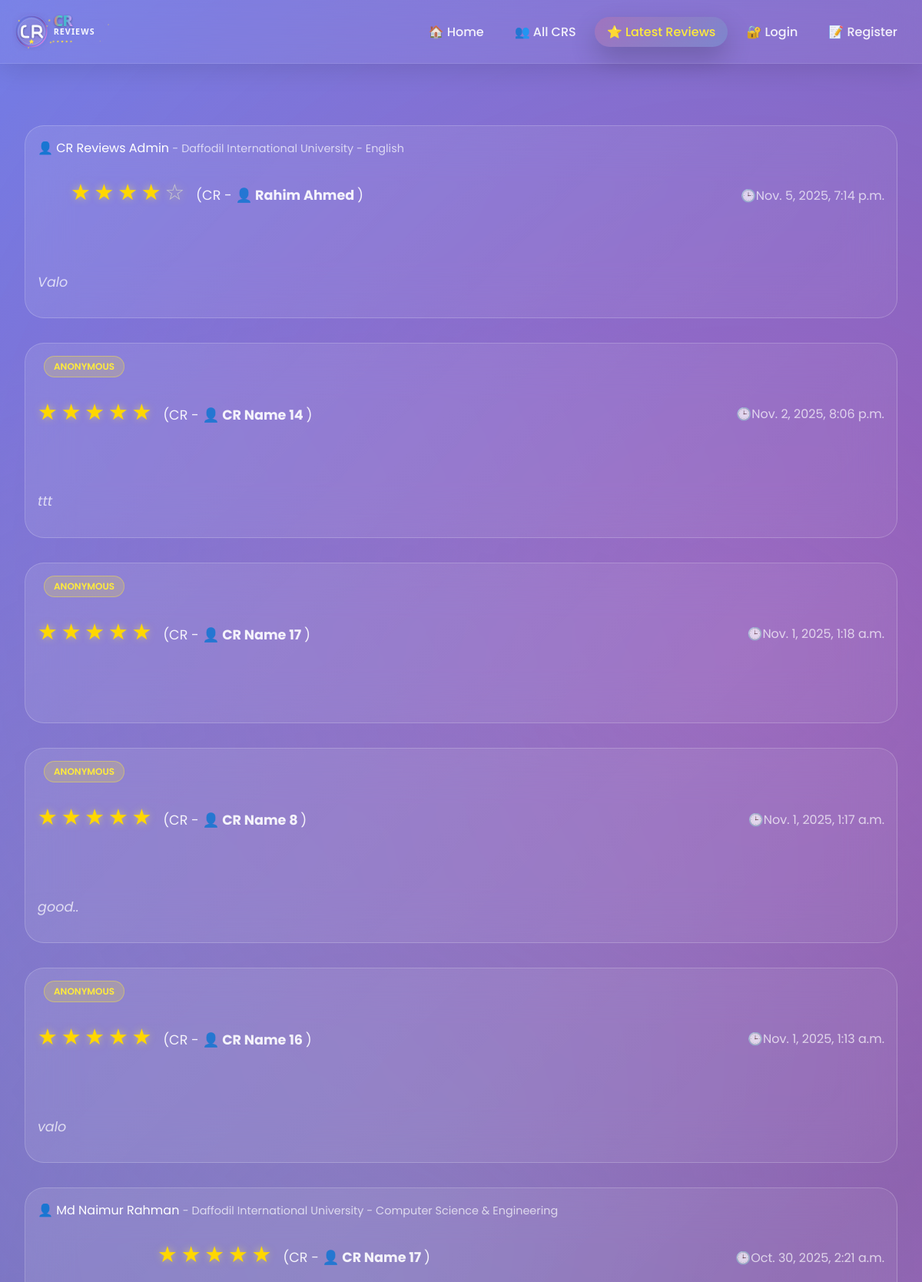
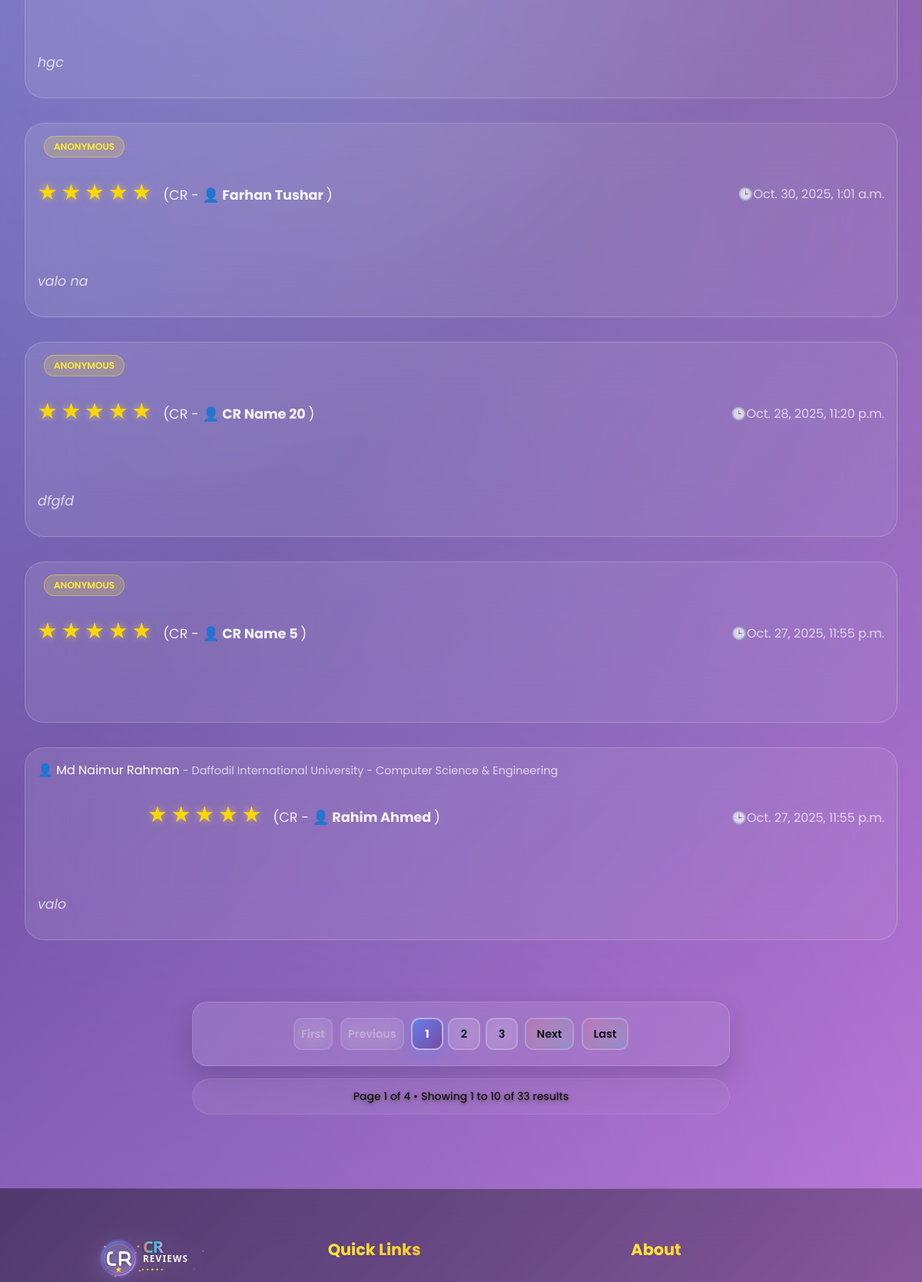
The app's page /latest_reviews/ (upper part), older data (2 pictures, top to bottom).
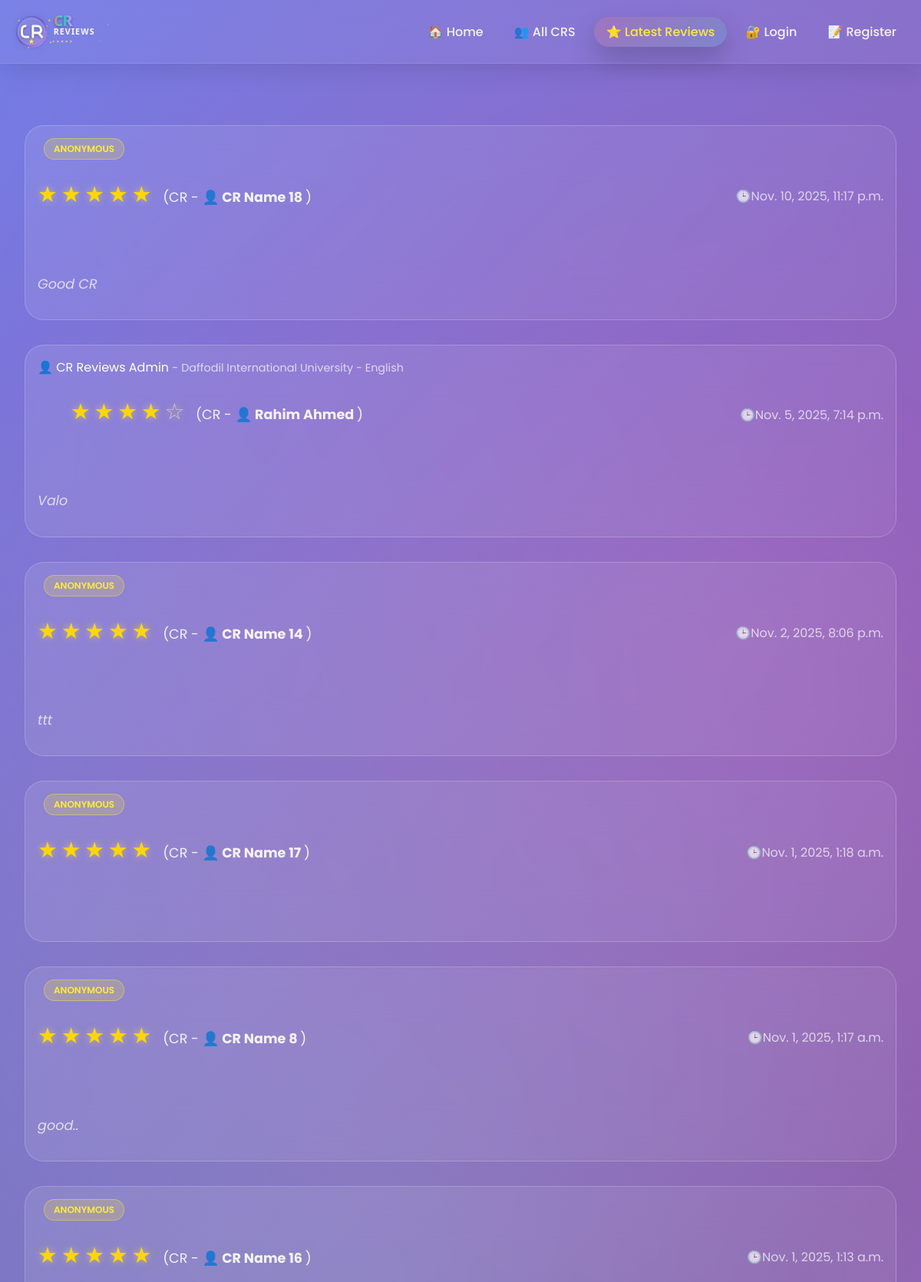
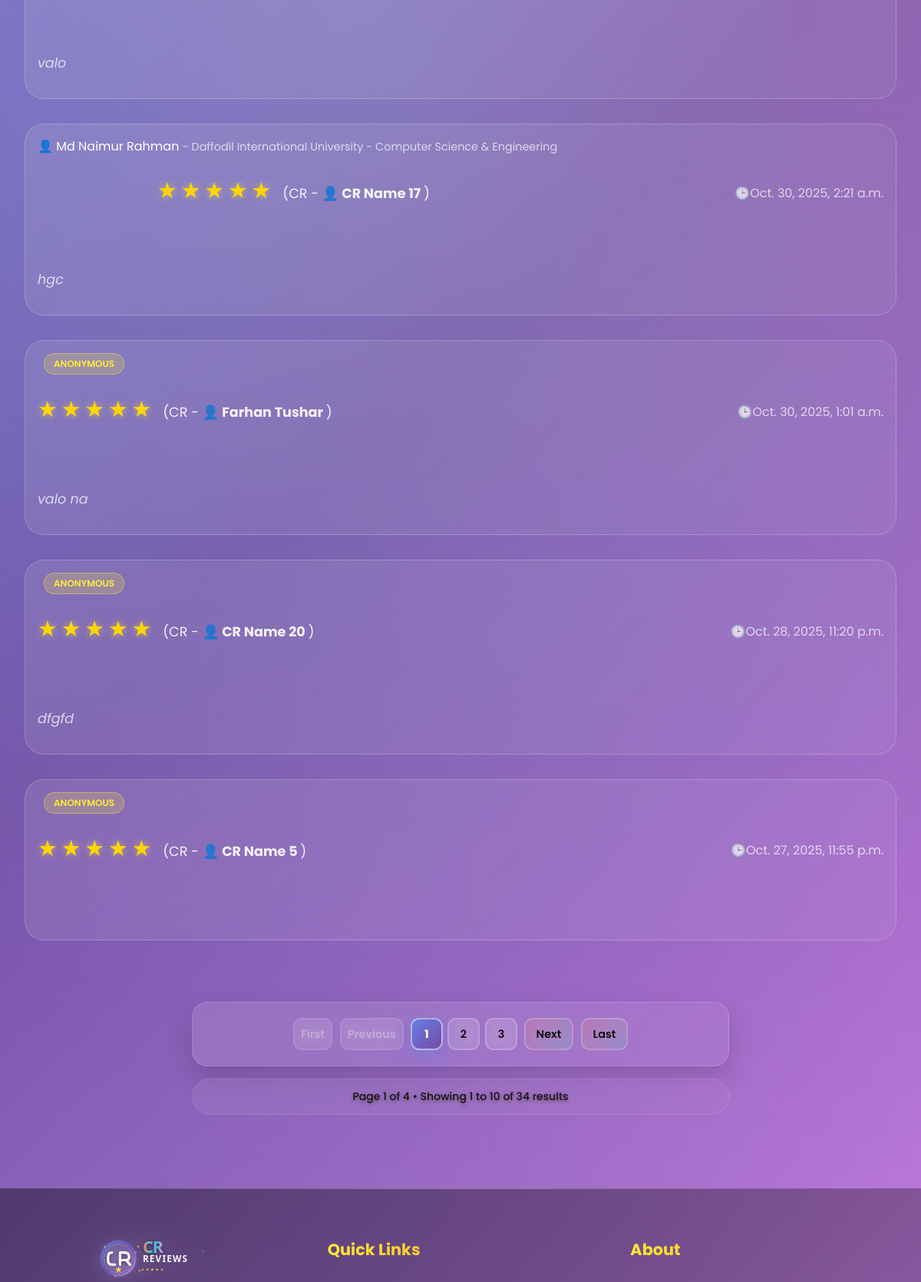
The same page, newer data (2 pictures, top to bottom).
### cr/models.py (models this page shows, shortened)
class Review(models.Model):
    user = models.ForeignKey('userprofile.User', on_delete=models.CASCADE, related_name='userreviews')
    cr_profile = models.ForeignKey(CrProfile, on_delete=models.CASCADE, related_name='cr_reviews')
    rating = models.PositiveSmallIntegerField()
    description = models.TextField(blank=True, null=True)
    is_anonymous = models.BooleanField(default=False)
    anonymous_name = models.CharField(max_length=100, blank=True, null=True)
    is_approved = models.BooleanField(default=True)  # Auto-approve non-anonymous
    reviewed_by = models.ForeignKey(
        'userprofile.User',
        on_delete=models.SET_NULL,
        null=True,
        blank=True,
        related_name='reviewed_reviews',
        help_text="Admin who approved/rejected this review"
    )
    reviewed_at = models.DateTimeField(null=True, blank=True)
    slug = models.SlugField(unique=True, blank=True)
    created_at = models.DateTimeField(auto_now_add=True)
    updated_at = models.DateTimeField(auto_now=True)
    deleted_at = models.DateTimeField(blank=True, null=True)
    class Meta:
        unique_together = [['user', 'cr_profile']]
        ordering = ['-created_at']

class University(models.Model):
    Public = "Public"
    Private = "Private"
    university_type = [
        (Public,"Public"),
        (Private,"Private"),
    ]
    title =models.CharField(max_length=100,unique=True,blank=False,null=False)
    type =models.CharField(max_length=100,choices=university_type)
    address=models.CharField(max_length=150, blank=True, null=True)
    slug=models.SlugField(blank=True,unique=True)
    created_at=models.DateTimeField(auto_now_add=True)
    updated_at=models.DateTimeField(auto_now=True)
    daleted_at=models.DateTimeField(auto_now=True,blank=True,null=True)
    def __str__(self):
        return self.title

class Department(models.Model):
    title=models.CharField(max_length=50,unique=True,blank=False,null=False)
    code=models.CharField(max_length=50,unique=True,blank=True,null=True)
    slug=models.SlugField(blank=True,unique=True)
    created_at=models.DateTimeField(auto_now_add=True)
    updated_at=models.DateTimeField(auto_now=True)
    daleted_at=models.DateTimeField(auto_now=True,blank=True,null=True)
    def __str__(self):
        return self.title

class CrProfile(models.Model):
    user=models.OneToOneField('userprofile.User', on_delete=models.CASCADE,related_name='user_profile')
    university=models.ForeignKey(University, on_delete=models.CASCADE,related_name='university_crs')
    department=models.ForeignKey(Department, on_delete=models.CASCADE,related_name='department_crs')
    cr_status = models.CharField(
    max_length=20,
    choices=[('Present', 'Present CR'), ('Former', 'Former CR')],
    default='Present'
    )
    profile_picture = models.ImageField(upload_to='cr_profile_pictures/', blank=True, null=True)
    name = models.CharField(max_length=100)
    gender = models.CharField(choices=[('M', 'Male'), ('F', 'Female')], max_length=1)
    email = models.EmailField(blank=True, null=True)
    phone = models.CharField(max_length=30, blank=True, null=True)
    st_id = models.CharField(max_length=50, unique=True)
    batch = models.CharField(max_length=20)
    dept_batch = models.CharField(max_length=20 , blank=True, null=True)
    section = models.CharField(max_length=10)
    bio = models.TextField(blank=True, null=True)
    date_of_birth = models.DateField(blank=True, null=True)
    slug = models.SlugField(unique=True, blank=True)
    facebook_url = models.URLField(default='https://www.facebook.com/')
    instagram_url = models.URLField(default='https://www.instagram.com/')
    linkedin_url = models.URLField(default='https://www.linkedin.com/')
    created_at=models.DateTimeField(auto_now_add=True)
    updated_at=models.DateTimeField(auto_now=True)
    deleted_at=models.DateTimeField(auto_now=True,blank=True,null=True)

### userprofile/models.py (models this page shows, shortened)
class User(AbstractBaseUser,PermissionsMixin):
    university=models.ForeignKey(University, on_delete=models.SET_NULL,related_name='university_user',null=True,blank=True)
    department=models.ForeignKey(Department, on_delete=models.SET_NULL,related_name='department_user',null=True,blank=True)
    profile_picture=models.ImageField(upload_to=user_profile_picture_path,null=True,blank=True)
    first_name = models.CharField(max_length=50)
    last_name = models.CharField(max_length=50)
    gender = models.CharField(choices=[('M', 'Male'), ('F', 'Female')], max_length=1)
    email = models.EmailField(unique=True)
    phone=models.CharField(max_length=20,null=True,blank=True)
    date_of_birth=models.DateField(null=True,blank=True)
    student_id=models.CharField(max_length=50,unique=True,null=True,blank=True)
    batch=models.CharField(max_length=20,null=True,blank=True)
    dept_batch = models.CharField(max_length=20 , blank=True, null=True)
    section=models.CharField(max_length=20,null=True,blank=True)
    bio=models.TextField(null=True,blank=True)
    facebook_url=models.URLField(default='https://www.facebook.com/')
    instagram_url=models.URLField(default='https://www.instagram.com/')
    linkedin_url=models.URLField(default='https://www.linkedin.com/')
    role=models.CharField(max_length=20, default='student')
    slug=models.SlugField(blank=True,unique=True)
    is_email_verified = models.BooleanField(default=False)
    email_verification_token = models.UUIDField(blank=True, null=True, editable=False)
    email_verification_token_created = models.DateTimeField(blank=True, null=True)
    password_reset_token = models.UUIDField(null=True, blank=True, editable=False)
    password_reset_token_created = models.DateTimeField(null=True, blank=True)
    is_active = models.BooleanField(default=True)
    is_staff = models.BooleanField(default=False)
    created_at = models.DateTimeField(auto_now_add=True)
    updated_at = models.DateTimeField(auto_now=True)
    deleted_at = models.DateTimeField(blank=True, null=True)
    USERNAME_FIELD = 'email'
    REQUIRED_FIELDS = ['first_name','last_name']
    objects = CustomUserManager()
    def get_full_name(self):
        return f"{self.first_name} {self.last_name}"

### cr/views.py (the view)
# urls.py: path('latest_reviews/',latest_reviews,name='latest_reviews'),
def latest_reviews(request):
    reviews = Review.objects.filter(is_approved=True).order_by('-created_at')
    paginator = Paginator(reviews,10)
    page_number = request.GET.get('page',1)
    try:
        reviews = paginator.page(page_number)
    except PageNotAnInteger:
        reviews = paginator.page(1)
    except EmptyPage:
        reviews = paginator.page(1)
    context={
        'review':reviews,
        'paginator':paginator,
    }
    return render(request,'latest_reviews.html',context)

### templates/latest_reviews.html (shortened to what this page needs)
{% extends 'base.html' %}
{% load  static %}
{% block content %}
    <div id="latest-reviews" class="page">
        <div class="container">
            <div class="section">
                 {% for review in review %}
                <div class="review-card">
                    <div class="review-header">
                        <div>
                    {% if review.is_anonymous %}
                        {% comment %} <span style="color: rgba(255,255,255,0.9);">
                            {{ review.get_reviewer_name }}
                        </span> {% endcomment %}
                    {% elif review.user %}
                        <a href="{% url 'user_view' review.user.slug %}" style="text-decoration: none; color: inherit;">
                            👤 {{ review.user.get_full_name }}
                        </a>
                    {% else %}
                        <span style="color: rgba(255,255,255,0.9);">
                            🕶️ Anonymous User
                        </span>
                    {% endif %}
                {% if not review.is_anonymous and review.user %}
                    {% if review.user.university or review.user.department %}
                        <span style="color: rgba(255,255,255,0.7); font-size: 0.9rem;">
                            -
                            {% if review.user.university %}
                                {{ review.user.university }}
                            {% endif %}
                            {% if review.user.department %}
                                {% if review.user.university %} - {% endif %}
                                {{ review.user.department }}
                            {% endif %}
                        </span>
                    {% endif %}
                {% else %}
                    <span style="display: inline-block; margin-left: 0.5rem; padding: 0.25rem 0.75rem; background: rgba(255, 235, 59, 0.2); border: 1px solid rgba(255, 235, 59, 0.4); border-radius: 20px; font-size: 0.75rem; font-weight: 600; color: #ffeb3b;">
                        ANONYMOUS
                    </span>
                {% endif %}
                            <div class="rating">
                                {% for i in "12345" %} {% if forloop.counter <= review.rating %}
                                <span class="star filled">★</span>
                                {% else %}
                                <span class="star">☆</span>
                                {% endif %}
                                {% endfor %}
                                <span class="review_cr">(CR - <strong><a href="{% url 'cr_profile' review.cr_profile.slug %}" style="text-decoration: none; color: inherit;">👤 {{review.cr_profile.name}}</a> </strong>)</span>
                            </div>
                        </div>
                        <div style="color: rgba(255,255,255,0.7); font-weight: 400;">🕒{{review.created_at}}</div>
                    </div>
                    <div class="review-text">
                        {{review.description}}
                    </div>
                </div>
                {% endfor %}
            </div>
            {% if review.has_other_pages %}
            <div class="pagination-section">
                <div class="pagination">
                    {% if review.has_previous %}
                        <a href="?page=1" class="pagination-btn pagination-first">
                            <span>First</span>
                        </a>
                        <a href="?page={{ review.previous_page_number }}" class="pagination-btn pagination-prev">
                            <span>Previous</span>
                        </a>
                    {% else %}
                        <span class="pagination-btn pagination-disabled">
                            <span>First</span>
                        </span>
                        <span class="pagination-btn pagination-disabled">
                            <span>Previous</span>
                        </span>
                    {% endif %}
                    <div class="pagination-numbers">
                        {% for num in review.paginator.page_range %}
                            {% if review.number == num %}
                                <span class="pagination-btn pagination-active">{{ num }}</span>
                            {% elif num > review.number|add:'-3' and num < review.number|add:'3' %}
                                <a href="?page={{ num }}" class="pagination-btn">{{ num }}</a>
                            {% endif %}
                        {% endfor %}
                    </div>
                    {% if review.has_next %}
                        <a href="?page={{ review.next_page_number }}" class="pagination-btn pagination-next">
                            <span>Next</span>
                        </a>
                        <a href="?page={{ review.paginator.num_pages }}" class="pagination-btn pagination-last">
                            <span>Last</span>
                        </a>
                    {% endif %}
                </div>
                <div class="pagination-info">
                    <p>Page {{ review.number }} of {{ review.paginator.num_pages }} • Showing {{ review.start_index }} to {{ review.end_index }} of {{ review.paginator.count }} results</p>
                </div>
            </div>
            {% endif %}
        </div>
    </div>
{% endblock content %}

Row changes from the older to the newer data that the page shows:
no longer on this page (row unchanged): Review: user.get_full_name "Md Naimur Rahman", user.university "Daffodil International University", user.department "Computer Science & Engineering", rating 5 (drawn), cr_profile.name "Rahim Ahmed", created_at "Oct. 27, 2025, 11:55 p.m.", description "valo"
added Review: is_anonymous "ANONYMOUS", rating 5 (drawn), cr_profile.name "CR Name 18", created_at "Nov. 10, 2025, 11:17 p.m.", description "Good CR"
Text that changed along with them:
{{ review.paginator.count }}: "33" → "34"
